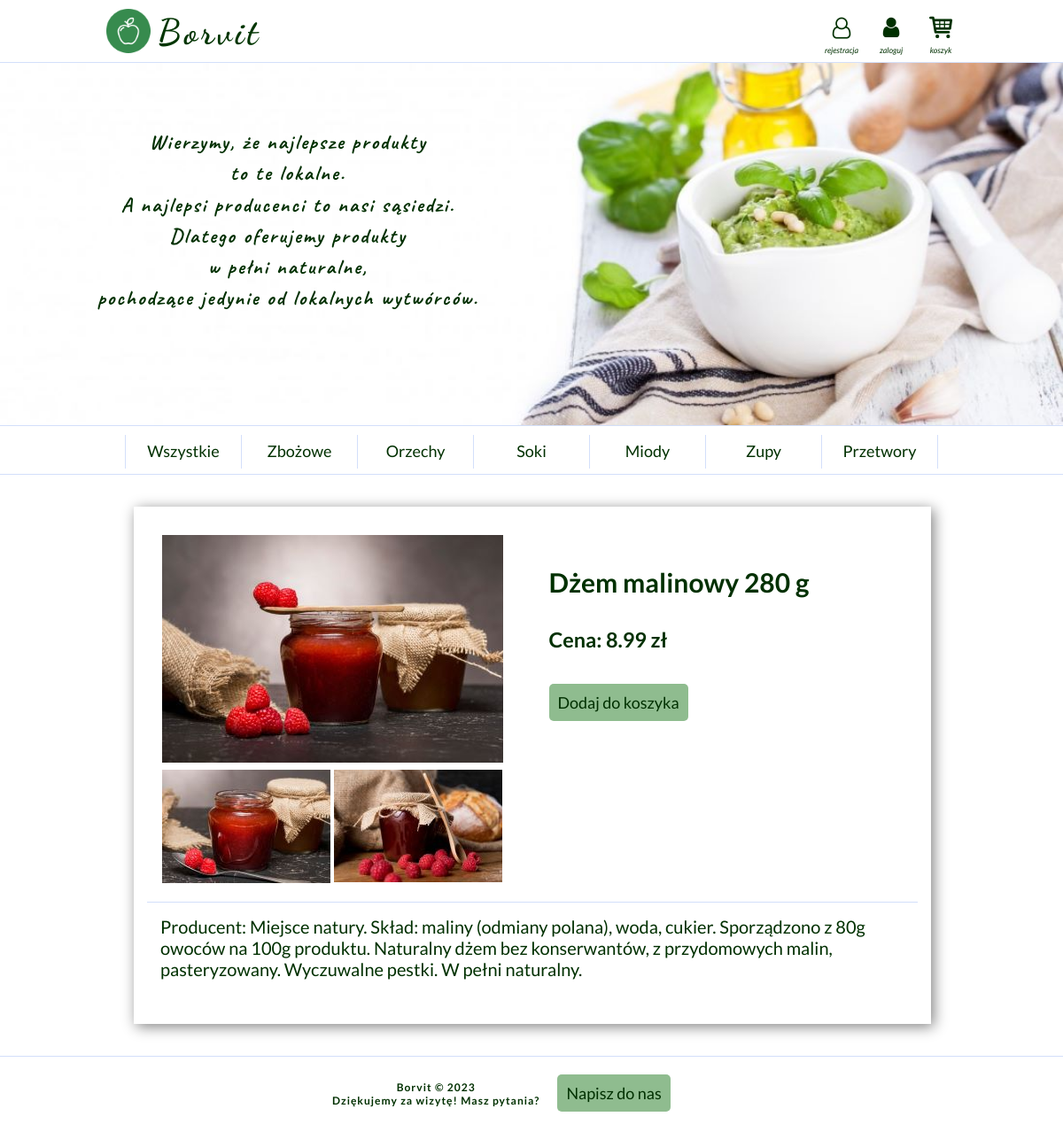
/shop/product.php?id=3, run on the app's committed database.
### tables this page shows
CREATE TABLE `categories` (
  `category_id` int(11) NOT NULL,
  `category_name` varchar(50) NOT NULL
);

CREATE TABLE `products` (
  `id` int(11) NOT NULL,
  `indeks` varchar(10) NOT NULL,
  `name` varchar(160) NOT NULL,
  `description` text NOT NULL,
  `price` double NOT NULL,
  `category_id` int(11) NOT NULL
);

### shop/product.php (the view, shortened to what this page needs)
<?php
	require('header.php');
		function showProduct($id){
			global $conn;
			$stmt = $conn->prepare("SELECT * FROM products WHERE id=:id");
			$stmt->bindValue(':id', $id, PDO::PARAM_INT);
			$stmt->execute();
			while($row = $stmt -> fetch(PDO::FETCH_ASSOC)) {
				echo "<div id='details'>";
					$indeks = $row['indeks'];
					$id = $row['id'];
					echo "<div class='foto'>";
						foreach (getProductPictures($indeks) as $image) {
							echo "<div class='img'>";
								echo "<a href='img/$image'>";
								echo "<img style='margin:2px;' src='img/thumbs/$image'>";
								echo "</a>";
							echo "</div>";
						}
					echo "</div>";
					echo "<div class='name'>";
						echo "<h2>".$row['name']."</h2>";
						echo "<h3 style='margin-bottom:30px;'>Cena: ".$row['price']." zł</h3>";
						echo "<a href='addToCart.php?id=$id' class='button1'>Dodaj do koszyka</a>";
					echo "</div>";
					echo "<p style='clear:both; padding:15px; border-top:0.8px solid #D3DFFA;'>".$row['description']."</p>";
				echo "</div>";
			}
		}
		if(isset($_GET['id'])) {
			showProduct($_GET['id']);
		}
	require('footer.php');
?>

### shop/functions.php (shortened to what this page needs)
<?php
	function showMenu () {
		global $conn, $session;
		$stmt = $conn->prepare("SELECT * FROM categories");
		$stmt -> execute();
		echo "<ol>";
		echo "<li><a href='index.php'>Wszystkie</a></li>";
		while($row = $stmt -> fetch(PDO::FETCH_ASSOC)) {
			$category_name = $row['category_name'];
			$category_id = $row['category_id'];
			echo "<li><a href='index.php?category_id=$category_id'>$category_name</a></li>";
		}
		echo "</ol>";
	}
	function getProductPictures($indeks) {
		$images = array();
		for($i=0; $i<10; $i++) {
			$filename = $indeks."-".$i.".jpg";
			$filepath = "img/$filename";
			if(file_exists($filepath)) {
				$images[] = $filename;
			}
		}
		return $images;
	}
?>

### shop/style.css (style rules this page uses)
body { background-color:#F5FFFA; margin: 0px !important; font-family: 'Lato', sans-serif; font-size: 20px; color: #003000; }
a:link { text-decoration:none; color: #003000; }
ol { padding:0; margin:0; list-style-type:none; font-size:18px; height:30px; line-height: 200%; display: inline-block; }
ol a { display:block; }
ol > li { float: left; width:130px; height:38px; border-right:1px solid #D3DFFA; }
ol > li:first-child { border-left:1px solid #D3DFFA; }
#details { text-align:left; background-color: #FFF; width: 870px; margin:11px; padding:15px; -webkit-box-shadow: 3px 3px 15px 0px rgba(128,128,128,1); -moz-box-shadow: 3px 3px 15px 0px rgba(128,128,128,1); box-shadow: 3px 3px 15px 0px rgba(128,128,128,1); }
.foto { float:left; width:45%; padding:15px; }
.img { float:left; position: relative; }
.name { float:right; width:45%; padding:25px; line-height:200%; }
.button1 { background-color: #8FBC8F; color: #003000; font-size: 18px; padding:10px; text-decoration: none; border-radius: 5px; opacity: 1; }

### data on the page
categories: category_name "Zbożowe"
categories: category_name "Orzechy"
categories: category_name "Soki"
categories: category_name "Miody"
categories: category_name "Zupy"
categories: category_name "Przetwory"
products: name "Dżem malinowy 280 g", price "8.99", description "Producent: Miejsce natury. Skład: maliny (odmiany polana), woda, cukier. Sporządzono z 80g owoców na 100g produktu. Naturalny dżem bez konserwantów, z przydomowych malin, pasteryzowany. Wyczuwalne pestki. W pełni naturalny."
